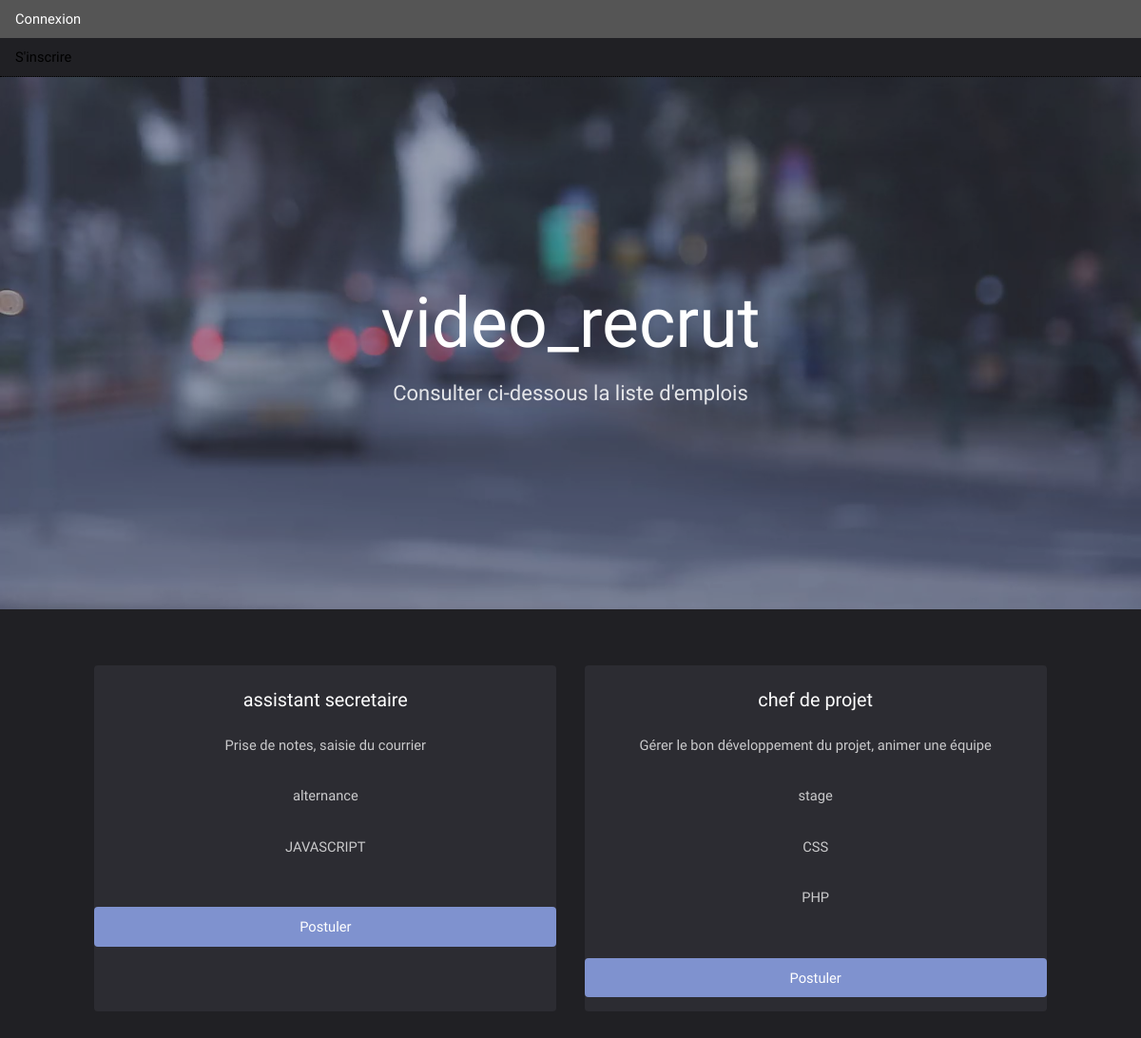
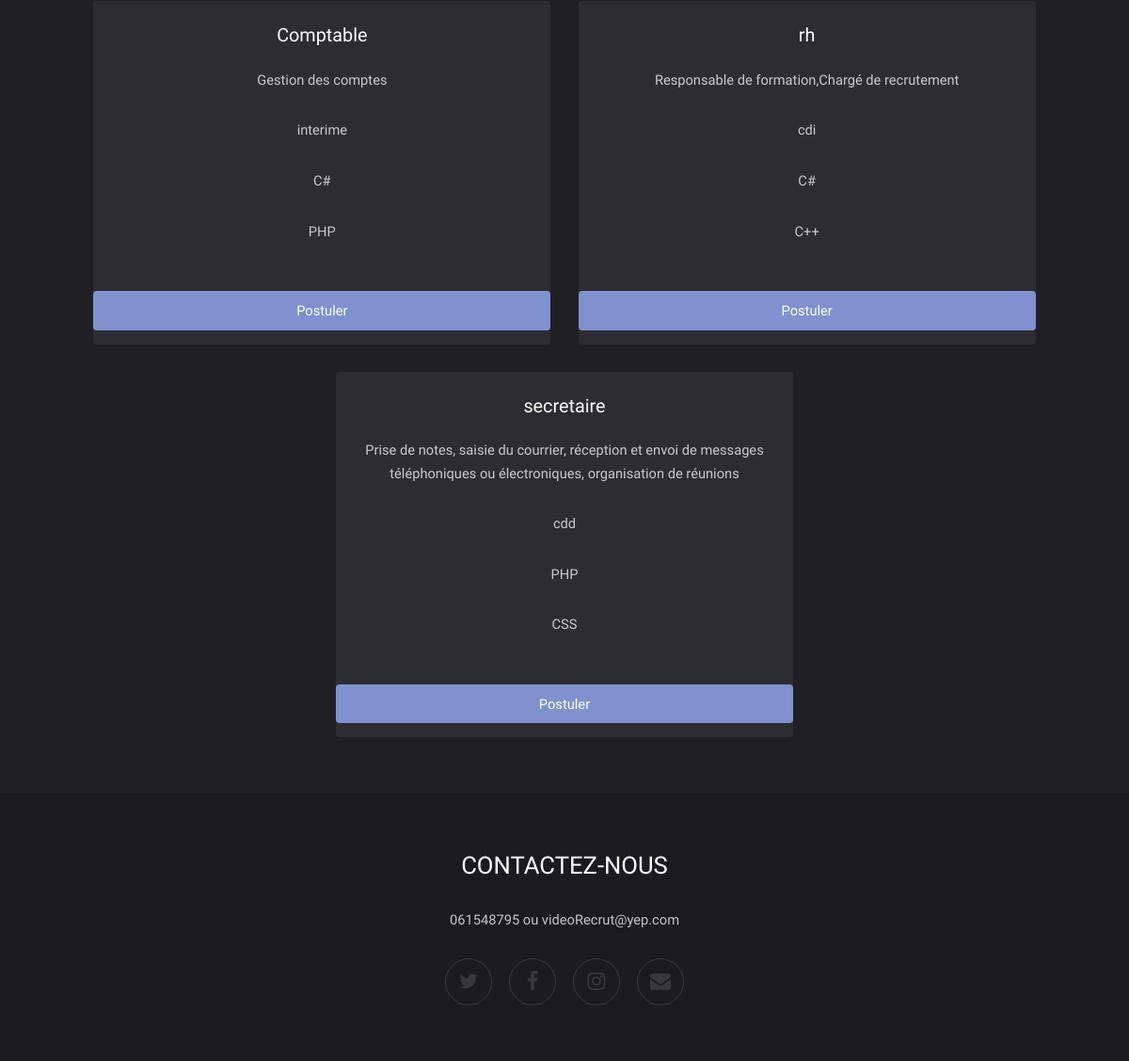
The page /site/index.php on the database its author committed (2 pictures, top to bottom).
### tables this page shows
CREATE TABLE EMPLOI(
        codeEmploi  Varchar (50) NOT NULL ,
        libelle     Varchar (50) NOT NULL ,
        description Varchar (500) NOT NULL ,
        type        Varchar (50) NOT NULL ,
        IdPersonne  int (50) NOT NULL ,
        code        Varchar (50) NOT NULL
	,CONSTRAINT EMPLOI_PK PRIMARY KEY (codeEmploi)

	,CONSTRAINT EMPLOI_RH_FK FOREIGN KEY (IdPersonne) REFERENCES RH(IdPersonne)
	,CONSTRAINT EMPLOI_TYPE_DE_CONTRAT0_FK FOREIGN KEY (code) REFERENCES TYPE_DE_CONTRAT(code)
);

CREATE TABLE TYPE_DE_CONTRAT(
        code    Varchar (50) NOT NULL ,
        libelle Varchar (50) NOT NULL
	,CONSTRAINT TYPE_DE_CONTRAT_PK PRIMARY KEY (code)
);

CREATE TABLE NECESSITER(
        libelle    Varchar (50) NOT NULL ,
        codeEmploi Varchar (50) NOT NULL
	,CONSTRAINT NECESSITER_PK PRIMARY KEY (libelle,codeEmploi)

	,CONSTRAINT NECESSITER_COMPETENCE_FK FOREIGN KEY (libelle) REFERENCES COMPETENCE(libelle)
	,CONSTRAINT NECESSITER_EMPLOI0_FK FOREIGN KEY (codeEmploi) REFERENCES EMPLOI(codeEmploi)
);

### site/index.php (the view, shortened to what this page needs)
<!DOCTYPE HTML>
<?php include 'connectBd.inc.php';?>
<html>
    <head>
        <link rel="stylesheet" href="assets/css/main.css" />
    </head>
    <body id="top">
			<nav id="menu">
				<ul1 class="links">
					<li1><b><a href="Pages/SeConnecter.php">Connexion</a></b></li1>
					<li1><b><a href="Pages/inscrire.php">S'inscrire</a></b></li1>
				</ul1>
			</nav>
                <section id="banner" data-video="images/banner">
                    <div class="inner">
                        <header>
                            <h1>video_recrut</h1>
                            <p>Consulter ci-dessous la liste d'emplois
                        </header>
                    </div>
                </section>
                <div id="main">
                    <div class="inner">
                        <div class="thumbnails">
                            <?php
                            $reponse = mysqli_query($link, "SELECT e.libelle, description, t.libelle , n.libelle FROM TYPE_DE_CONTRAT t INNER JOIN EMPLOI e on t.code = e.codeEmploi LEFT OUTER JOIN Necessiter n on e.codeEmploi = n.codeEmploi ORDER BY e.libelle ");
                            $value =  mysqli_fetch_row($reponse);
                            $typ = $value[0];
                              ?>
                            <div class="box">
                              <div class="inner">
                              <h3><?php echo $value[0];?></h3>
                              <p><?php echo $value[1];?></p>
                              <p><?php echo $value[2];?></p>
                              <p><?php echo $value[3];?></p>
                                <?php     while ( $value =  mysqli_fetch_row($reponse)) {?>
                                  <?php if ($typ != $value[0]) {
                                    $typ = $value[0];?>
                                    </div>
                                    <a href="" class="button style2 fit" >Postuler</a>
                                    </div>
                                    <div class="box">
                                    <div class="inner">
                                    <h3><?php echo $value[0];?></h3>
                                    <p><?php echo $value[1];?></p>
                                    <p><?php echo $value[2];?></p>
                                <?php  } ?>
                                  <p><?php echo $value[3];?></p>
                                 <?php  } ?>
                               </div>
                               <a href="" class="button style2 fit" >Postuler</a>
                               </div>
                        </div>
                    </div>
                </div>
                <footer id="footer">
                    <div class="inner">
                        <h2>CONTACTEZ-NOUS</h2>
                        <p>061548795  ou   videoRecrut@yep.com </p>
                        <ul class="icons">
                            <li><a href="#" class="icon fa-twitter"><span class="label">Twitter</span></a></li>
                            <li><a href="#" class="icon fa-facebook"><span class="label">Facebook</span></a></li>
                            <li><a href="#" class="icon fa-instagram"><span class="label">Instagram</span></a></li>
                            <li><a href="#" class="icon fa-envelope"><span class="label">Email</span></a></li>
                        </ul>
                    </div>
                </footer>

### rows shown on the page
emploi: libelle "assistant secretaire", description "Prise de notes, saisie du courrier"
type_de_contrat: libelle "alternance"
necessiter: libelle "JAVASCRIPT"
type_de_contrat: emploi.libelle "chef de projet", emploi.description "Gérer le bon développement du projet, animer une équipe", libelle "stage", necessiter.libelle "CSS", necessiter.libelle "PHP"
type_de_contrat: emploi.libelle "Comptable", emploi.description "Gestion des comptes", libelle "interime", necessiter.libelle "C#", necessiter.libelle "PHP"
type_de_contrat: emploi.libelle "rh", emploi.description "Responsable de formation,Chargé de recrutement", libelle "cdi", necessiter.libelle "C#", necessiter.libelle "C++"
type_de_contrat: emploi.libelle "secretaire", emploi.description "Prise de notes, saisie du courrier, réception et envoi de messages téléphoniques ou électroniques, organisation de réunions", libelle "cdd", necessiter.libelle "PHP", necessiter.libelle "CSS"
